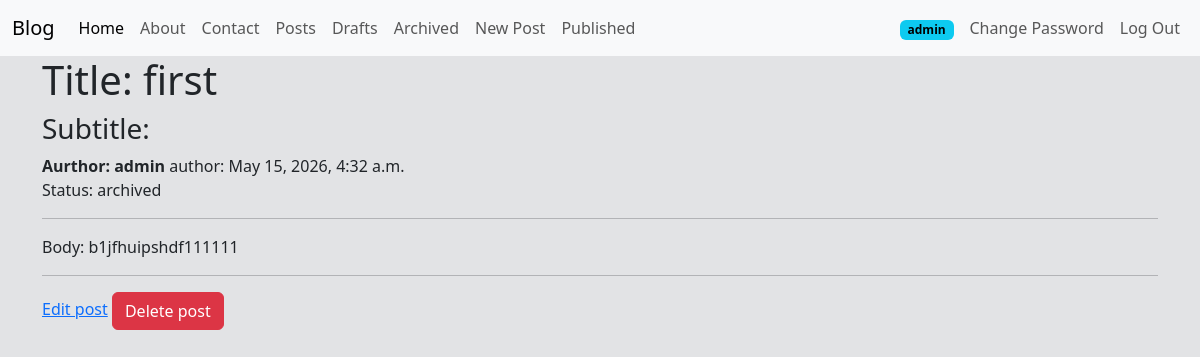
The page /posts/20/ (signed in) on the database as committed earlier.
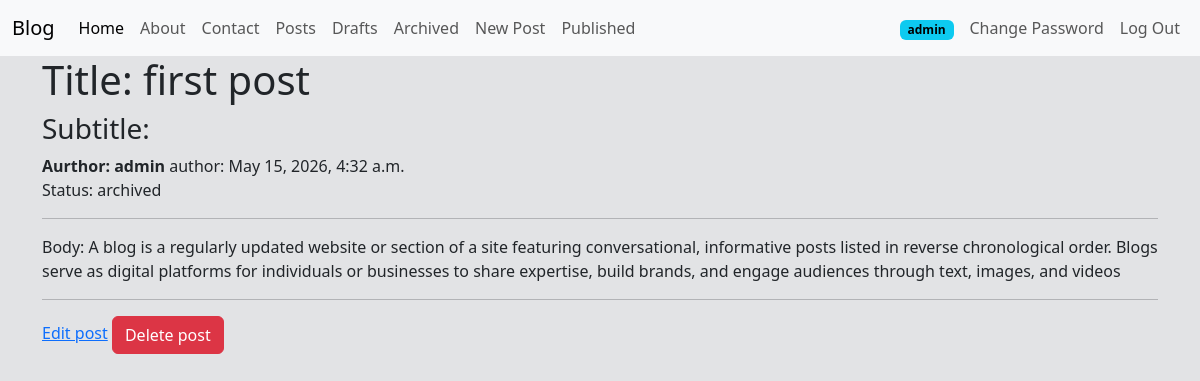
The same page on the database as committed later.
### posts/models.py (models this page shows, shortened)
class Post(models.Model): # oop (object oriented programing)
    title = models.CharField(max_length=128)  # string
    subtitle = models.CharField(max_length=256)  # string
    body = models.TextField()  # string
    created_on = models.DateTimeField(auto_now_add=True)  # date / datetime
    author = models.ForeignKey(
        get_user_model(),
        on_delete=models.CASCADE
    )  # User model
    status = models.ForeignKey(
        Status,
        on_delete=models.DO_NOTHING
    )

class Status(models.Model):
    class Meta:
        verbose_name_plural = "status"
    name = models.CharField(max_length=128, unique=True)
    description = models.CharField(max_length=200, help_text="Write a descrition about the status")
    def __str__(self):
        return f"{self.name}"

### posts/views.py (the view)
# urls.py: path("<int:pk>/", PostDetailView.as_view(), name="post_detail"),
class PostDetailView(LoginRequiredMixin, DetailView): # GET Request -> single element (object)
    template_name = "post/detail.html"
    model = Post
    context_object_name = "single_post"

### templates/post/detail.html (shortened to what this page needs)
{% extends 'base.html' %}
{% block content %}
 <body class="bg-secondary-subtle">
    <h1>Title: {{ single_post.title }}</h1>
    <h3> Subtitle:{{ single_post.Subtitle}}</h3>
    <span><strong>Aurthor: {{single_post.author}}</strong></span>
    <span>author: {{single_post.created_on}}</span>
    <p>Status: {{ single_post.status }}</p>
    <hr/>
    <P>Body: {{ single_post.body }}</P>
     <hr/>
    <a href="{% url 'post_edit' single_post.id %}" class="bnt btn-secondary">Edit post</a>
    <a href="{% url 'post_delete' single_post.id %}" class="btn btn-danger">Delete post</a>
 </body>
{% endblock %}

Rows that differ between the two databases and show on the page:
changed Post "admin": title "first" → "first post"; body "b1jfhuipshdf111111" → "A blog is a regularly updated website or section of a site featuring conversational, informative posts listed in reverse chronological order. Blogs serve as digital platforms for individuals or businesses to share expertise, build brands, and engage audiences through text, images, and videos"
